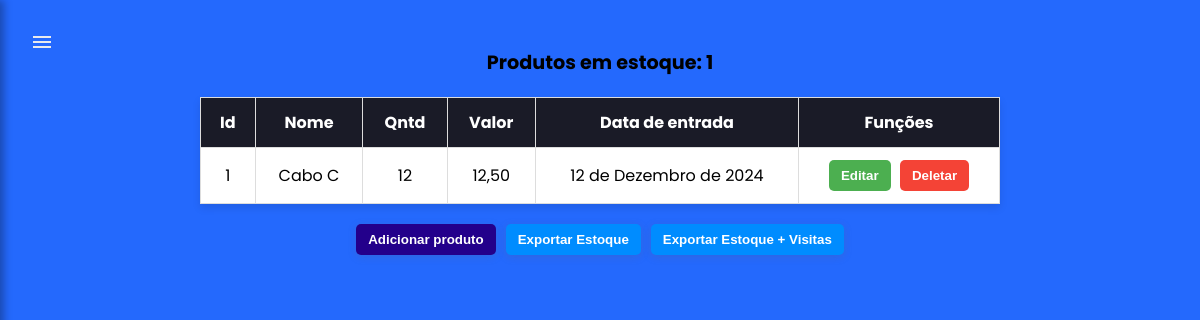
Page /sistema/estoque/ (signed in) on the earlier database version.
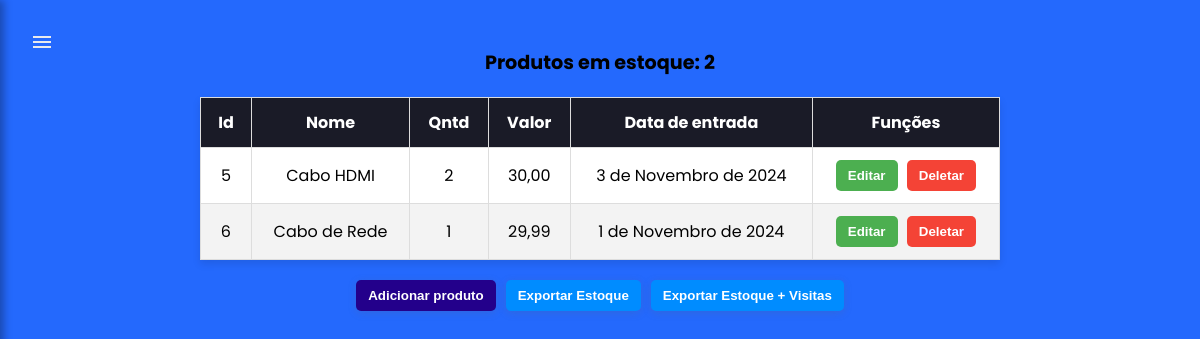
Same page on the later database version.
### sistema/models.py (models this page shows, shortened)
class Produtos(models.Model):
    id_prod = models.AutoField(primary_key= True)
    nome_prod = models.CharField(max_length = 150, null =  False, unique = True)
    vlr_prod = models.DecimalField(max_digits = 6, decimal_places = 2, default = 0)
    qntd_prod = models.IntegerField(default = 0)
    entrada_prod = models.DateField()
    saida_prod = models.DateField(null=True, blank=True)
    user = models.ForeignKey(User, on_delete = models.CASCADE)

### sistema/views.py (the view)
# urls.py: path('estoque/', views.estoque, name = 'estoque'), #Aqui é aonde o sistema sempre irá se inicializar após fazer login, no caso, é o estoque
@login_required
def estoque(request): #Aqui é a views responsavel pela parte do estoque em si
    if request.method == 'GET':
        verprod = Produtos.objects.all()
        return render(request, 'estoque/estoque.html', {'verprod': verprod})

### sistema/templates/estoque/estoque.html (shortened to what this page needs)
{% load static %}
{% load permission_tags %}
<!DOCTYPE html>
<html lang="pt-BR">
<head>
    <link rel="stylesheet" href="{% static "estoque/css/estoque.css" %}">
</head>
{% if user|has_role:'gerente' %}
<body>
    <div class="menu-toggle" onclick="toggleSidebar()">
        <svg xmlns="http://www.w3.org/2000/svg" height="24px" viewBox="0 -960 960 960" width="24px" fill="#e8eaed" class="icone-menu"><path d="M120-240v-80h720v80H120Zm0-200v-80h720v80H120Zm0-200v-80h720v80H120Z"/></svg>
    </div>
    <div class="tabela">
        <table border="1">
            <caption>Produtos em estoque: {{ verprod|length }}</caption>
            <thead>
                <tr>
                    <th>Id</th>
                    <th>Nome</th>
                    <th>Qntd</th>
                    <th>Valor</th>
                    <th>Data de entrada</th>
                    <th>Funções</th>
                </tr>
            </thead>
            <tbody>
                {% for produto in verprod %}
                <tr>
                    <td>{{ produto.id_prod }}</td>
                    <td>{{ produto.nome_prod }}</td>
                    <td>{{ produto.qntd_prod }}</td>
                    <td>{{ produto.vlr_prod }}</td>
                    <td>{{ produto.entrada_prod }}</td>
                    <td>
                        <a href="{% url 'editar_produto' produto.id_prod %}"><button id="update">Editar</button></a>
                        <button id="deletar" onclick="openModal('{% url 'deletar_produto' produto.id_prod %}')">Deletar</button>
                    </td>
                </tr>
                {% endfor %}
            </tbody>
        </table>
        <div>
            <div>
                <a href="{% url 'add_estoque' %}"><button id = "add">Adicionar produto</button></a>
                <a href="{% url 'exportar_csv' %}"><button id = 'csv'>Exportar Estoque</button></a>
                <a href="{% url 'exportar_csv_geral' %}"><button id = 'csvg'>Exportar Estoque + Visitas</button></a>
            </div>
        </div>
    </div>
</body>
{% endif %}

Differences in the rows shown:
removed Produtos: id_prod "1", nome_prod "Cabo C", qntd_prod "12", vlr_prod "12,50", entrada_prod "12 de Dezembro de 2024"
added Produtos: id_prod "5", nome_prod "Cabo HDMI", qntd_prod "2", vlr_prod "30,00", entrada_prod "3 de Novembro de 2024"
added Produtos: id_prod "6", nome_prod "Cabo de Rede", qntd_prod "1", vlr_prod "29,99", entrada_prod "1 de Novembro de 2024"
Other differences:
{{ verprod|length }}: "1" → "2"
